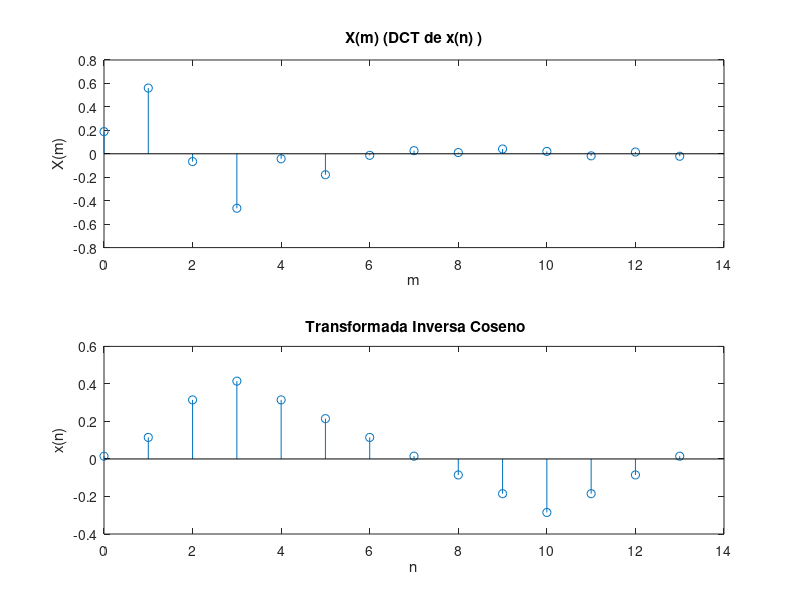
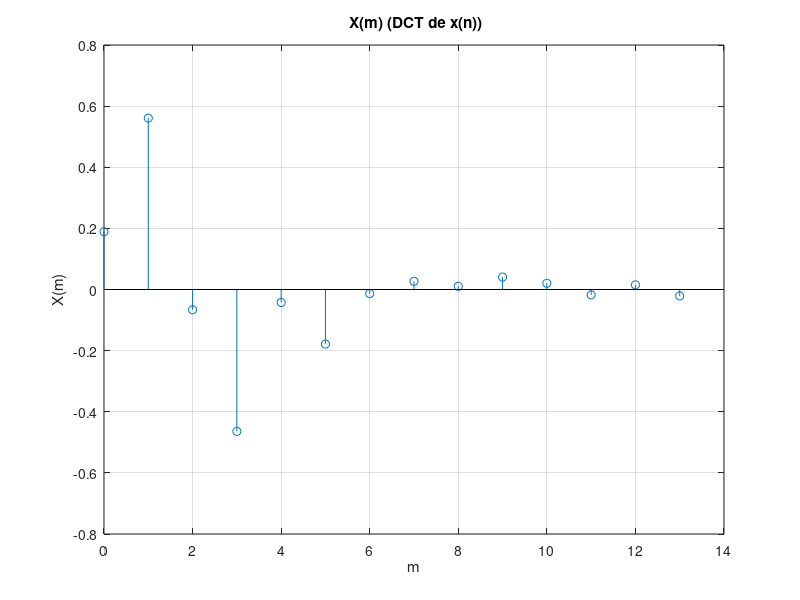

The MATLAB source for these figures, in order:
clc; clear all; close all;
%X=[0.6  0.0  -0.2  0.0];
X=[0.1890     0.5607   -0.0664 -0.4643  -0.0425  -0.1787...  
   -0.0132     0.0267    0.0105  0.0407    0.0204   -0.0175 ... 
   0.0152   -0.0210];
N=length(X); m=0:N-1;
a=sqrt(2/N)*ones(1,N);a(1)=sqrt(1/N);
x=[];
for n=0:N-1
    temp=0;
    for k=0:N-1
        ang=(n+0.5)*pi*k/N;
        temp=temp+X(k+1)*a(k+1)*cos(ang);
    end
    x(n+1)=temp;
end
% Visualizar 
n=m;
subplot(2,1,1); stem(m,X); xlabel('m'); ylabel('X(m)');title(' X(m) (DCT de x(n) ) '); 
subplot(2,1,2); stem(n,x); xlabel('n'); ylabel('x(n)');title(' Transformada Inversa Coseno')

figure
stem(m,X); xlabel('m'); ylabel('X(m)');title(' X(m) (DCT de x(n))'); grid on


